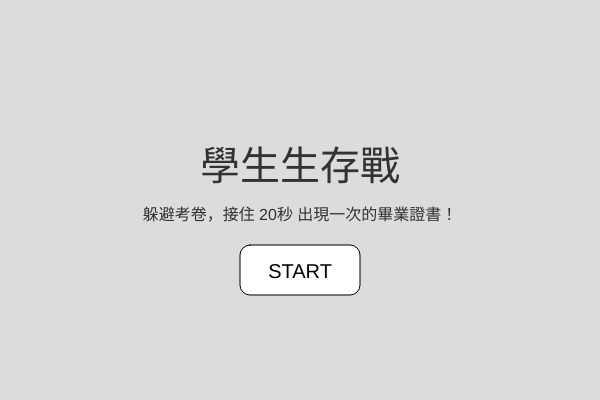
Frame 1 (no input)
Frame 60 (no input): identical to frame 1, image omitted
Frame 120 (the mouse pressed at the canvas centre since frame 60): identical to frame 1, image omitted

The p5.js sketch that drew this single still picture (run headless with seeded random() and noise() and a simulated clock; from frame 60 on, the mouse is pressed at the canvas centre):

// p5.js sketch
// ── sketch.js
let state = "START"; // START, PLAY, GAMEOVER, WIN
let papers = [];
let goldenPaper = null;
let startTime;
let lastPaperTime = 0;
let lastGoldenTime = 0;
let playerX = 300;
let subjects = ["數學", "國文", "英文", "理化"];
let grades = ["A", "B", "C", "D", "F"];
let confetti = [];

function setup() {
  createCanvas(600, 400);
  textFont('Arial');
  resetGame();
}

function draw() {
  if (state === "START") {
    drawStartScreen();
  } else if (state === "PLAY") {
    updateGame();
  } else if (state === "GAMEOVER") {
    drawGameOver();
  } else if (state === "WIN") {
    drawWinScreen();
  }
}

function resetGame() {
  papers = [];
  goldenPaper = null;
  startTime = millis();
  lastPaperTime = millis();
  lastGoldenTime = millis();
  confetti = [];
  // 預備彩帶
  for (let i = 0; i < 80; i++) {
    confetti.push({
      x: random(width),
      y: random(-height, 0),
      c: color(random(255), random(255), random(255)),
      speed: random(2, 5),
      r: random(TWO_PI)
    });
  }
}

function updateGame() {
  background(250);
  let elapsed = (millis() - startTime) / 1000;

  // 1. 火柴人移動 (限制在畫布內)
  playerX = lerp(playerX, mouseX, 0.15);
  playerX = constrain(playerX, 30, width - 30);
  drawStickman(playerX, height - 60, "NORMAL");

  // 2. 難度控制：考卷數量與速度隨時間增加
  let spawnInterval = max(150, 1000 - elapsed * 40); 
  if (millis() - lastPaperTime > spawnInterval) {
    let sub = random(subjects);
    let grd = random(grades);
    papers.push(new Paper(random(width), -50, sub, grd, 2 + elapsed * 0.15));
    lastPaperTime = millis();
  }

  // 3. 每 20 秒掉落金色紙張 (畢業證書)
  if (millis() - lastGoldenTime > 20000) {
    goldenPaper = new Paper(random(50, width-50), -50, "畢業證書", "★", 3);
    goldenPaper.isGolden = true;
    lastGoldenTime = millis();
  }

  // 4. 更新普通考卷
  for (let i = papers.length - 1; i >= 0; i--) {
    papers[i].update();
    papers[i].display();
    if (papers[i].checkCollision(playerX, height - 60)) {
      state = "GAMEOVER";
    }
    if (papers[i].y > height + 50) papers.splice(i, 1);
  }

  // 5. 更新金色紙張
  if (goldenPaper) {
    goldenPaper.update();
    goldenPaper.display();
    if (goldenPaper.checkCollision(playerX, height - 60)) {
      state = "WIN";
    }
    if (goldenPaper.y > height + 50) goldenPaper = null;
  }

  // UI 資訊
  fill(100);
  noStroke();
  textAlign(LEFT);
  textSize(14);
  text("生存時間: " + elapsed.toFixed(1) + "s", 20, 30);
}

// --- 物件類別 ---
class Paper {
  constructor(x, y, subject, grade, speed) {
    this.x = x;
    this.y = y;
    this.subject = subject;
    this.grade = grade;
    this.speed = speed;
    this.angle = random(TWO_PI); // 隨機旋轉角度
    this.rotSpeed = random(-0.05, 0.05);
    this.isGolden = false;
    this.w = 40;
    this.h = 55;
  }

  update() {
    this.y += this.speed;
    this.angle += this.rotSpeed;
    this.x += sin(frameCount * 0.02) * 1.5; // 隨機左右飄動
  }

  display() {
    push();
    translate(this.x, this.y);
    rotate(this.angle);
    
    // 繪製紙張
    if (this.isGolden) {
      fill(255, 223, 0);
      stroke(218, 165, 32);
      strokeWeight(2);
    } else {
      fill(255);
      stroke(0);
      strokeWeight(1);
    }
    rectMode(CENTER);
    rect(0, 0, this.w, this.h);
    
    // 內容
    noStroke();
    fill(this.isGolden ? 120 : 50);
    textAlign(CENTER, CENTER);
    textSize(8);
    text(this.subject, 0, -10);
    
    // 成績
    textSize(18);
    fill(this.grade === "F" ? 'red' : (this.isGolden ? 'brown' : 'blue'));
    text(this.grade, 0, 10);
    pop();
  }

  checkCollision(px, py) {
    let d = dist(this.x, this.y, px, py - 20); // py-20 是大約身體中心
    return d < 35;
  }
}

// --- 介面繪製 ---

function drawStartScreen() {
  background(220);
  textAlign(CENTER);
  fill(50);
  textSize(40);
  text("學生生存戰", width/2, height/2 - 20);
  textSize(16);
  text("躲避考卷，接住 20秒 出現一次的畢業證書！", width/2, height/2 + 20);
  drawButton("START", width/2, height/2 + 70);
}

function drawGameOver() {
  background(100);
  
  // 繪製課桌椅
  stroke(50);
  strokeWeight(4);
  fill(139, 69, 19);
  rect(width/2 + 20, height/2 + 40, 100, 10); // 桌面
  line(width/2 - 10, height/2 + 40, width/2 - 10, height/2 + 80); // 桌腳
  line(width/2 + 50, height/2 + 40, width/2 + 50, height/2 + 80);
  
  // 流淚火柴人
  drawStickman(width/2 - 30, height/2 + 70, "CRY");
  
  textAlign(CENTER);
  fill(255, 50, 50);
  textSize(40);
  text("落榜了...", width/2, 100);
  drawButton("RETRY", width/2, height - 60);
}

function drawWinScreen() {
  background(255, 215, 0); // 金黃色背景
  
  // 彩帶
  for (let c of confetti) {
    push();
    fill(c.c);
    noStroke();
    translate(c.x, c.y);
    rotate(c.r);
    rect(0, 0, 8, 4);
    pop();
    c.y += c.speed;
    c.r += 0.1;
    if (c.y > height) c.y = -20;
  }

  // 跳躍火柴人
  let jumpY = height/2 + 80 + sin(frameCount * 0.2) * 40;
  drawStickman(width/2, jumpY, "HAPPY");
  
  textAlign(CENTER);
  fill(139, 69, 19);
  textSize(50);
  text("畢業快樂！", width/2, 120);
  drawButton("START", width/2, height - 60);
}

function drawStickman(x, y, mode) {
  push();
  translate(x, y);
  stroke(0);
  strokeWeight(3);
  noFill();
  
  if (mode === "HAPPY") {
    // 畢業帽
    fill(0);
    rect(0, -60, 40, 8);
    quad(-20, -60, 20, -60, 10, -75, -10, -75);
    // 身體動作
    line(0, -30, 0, 0);
    line(0, -25, -25, -50); // 手向上
    line(0, -25, 25, -50);
    line(0, 0, -15, 20); // 腳張開
    line(0, 0, 15, 20);
  } else if (mode === "CRY") {
    circle(0, -40, 25);
    line(0, -28, 0, 0);
    fill(0, 150, 255);
    noStroke();
    ellipse(-5, -35, 4, 8); ellipse(5, -35, 4, 8); // 眼淚
  } else {
    circle(0, -40, 30);
    line(0, -25, 0, 10);
    line(0, -15, -25, 0);
    line(0, -15, 25, 0);
    line(0, 10, -15, 30);
    line(0, 10, 15, 30);
  }
  pop();
}

function drawButton(txt, x, y) {
  push();
  rectMode(CENTER);
  let isHover = dist(mouseX, mouseY, x, y) < 40;
  fill(isHover ? 200 : 255);
  stroke(0);
  rect(x, y, 120, 50, 10);
  fill(0);
  noStroke();
  textAlign(CENTER, CENTER);
  textSize(20);
  text(txt, x, y + 2);
  pop();
}

function mousePressed() {
  if (state !== "PLAY") {
    // 簡單的按鈕範圍判定
    if (mouseX > width/2 - 60 && mouseX < width/2 + 60 && 
        mouseY > (state === "START" ? height/2 + 45 : height - 85) && 
        mouseY < (state === "START" ? height/2 + 95 : height - 35)) {
      resetGame();
      state = "PLAY";
    }
  }
}
